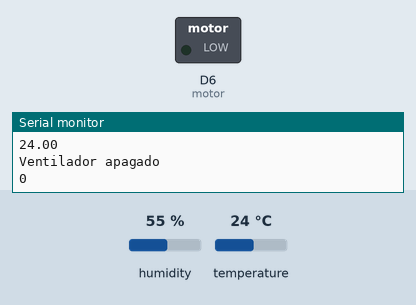
Simulated run of this sketch. Board: ESP8266 (NodeMCU). On the bench: switched loads named in the sketch (green lamp = pin HIGH), the last lines printed to the serial monitor. Inputs (shaded band) come from the test bench; at power-on: temperature 24 °C, humidity 55 %.

Above: at 2.7 s.
2.8 s: temperature set to 26 °C
5.5 s: temperature set to 29 °C
At 6.4 s:
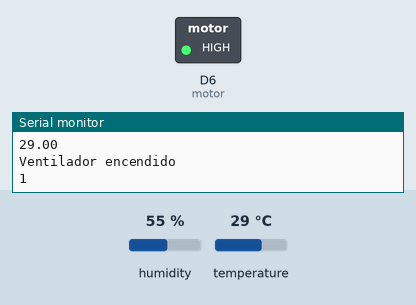
8.2 s: temperature set to 12 °C
At 10.0 s:
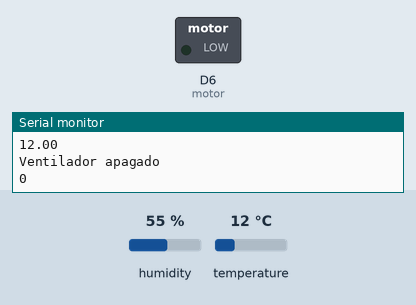
11.1 s: temperature set to 28 °C
At 12.4 s:
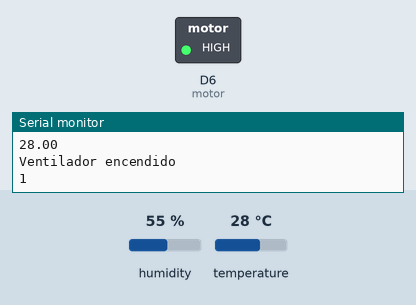
Timing chart, 0 to 14.1 s (numbered marks = the images above; inputs shaded):
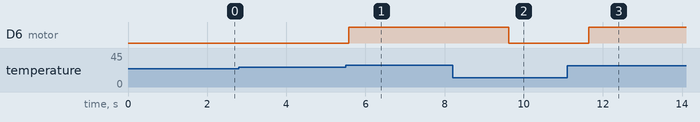

Measured:
- the behaviour switches between 27 and 28 °C on temperature (found by bisection; images 0 and 1)
- after the input at 5.5 s, D6 (motor): LOW → HIGH after 0.07 s
- after the input at 8.2 s, D6 (motor): HIGH → LOW after 1.4 s
- after the input at 11.1 s, D6 (motor): LOW → HIGH after 0.55 s

The sketch:

Ventilador.ino
```cpp
/****************************************
 * Include Libraries
 ****************************************/
#include "UbidotsESPMQTT.h"
#include "DHT.h" //cargamos la librería DHT
#define DHTPIN D3 //Seleccionamos el pin en el que se //conectará el sensor
#define DHTTYPE DHT11 //Se selecciona el DHT11 (hay //otros DHT)

/****************************************
 * Define Constants
 ****************************************/
#define TOKEN "...." // Your Ubidots TOKEN
#define WIFINAME "...." //Your SSID
#define WIFIPASS "....." // Your Wifi Pass
#define MQTTCLIENTNAME "....." // Your MQTT Client Name, it must be unique so we recommend to choose a random ASCCI name


#define motor D6

DHT dht(DHTPIN, DHTTYPE);

Ubidots client(TOKEN, MQTTCLIENTNAME);

/****************************************
 * Auxiliar Functions
 ****************************************/

void callback(char* topic, byte* payload, unsigned int length) {
  Serial.print("Message arrived [");
  Serial.print(topic);
  Serial.print("] ");
  for (int i=0;i<length;i++) {
    Serial.print((char)payload[i]);
  }
  Serial.println();
}

/****************************************
 * Main Functions
 ****************************************/

void setup() {
  // put your setup code here, to run once:
  Serial.begin(115200);
  dht.begin();
  pinMode(motor, OUTPUT);
  client.wifiConnection(WIFINAME, WIFIPASS);
  client.begin(callback);
  }

void loop() {
  // put your main code here, to run repeatedly:
  if(!client.connected()){
      client.reconnect();
      }

  float t = dht.readTemperature();


  Serial.println("Temperatura: ");
  Serial.println(t);


  if (t > 27){
    digitalWrite(motor, HIGH);
    Serial.println("Ventilador encendido");
    Serial.println(digitalRead(motor));
  }
  else
  {
    digitalWrite(motor, LOW);
    Serial.println("Ventilador apagado");
    Serial.println(digitalRead(motor));
  }

  delay(2000);

  client.add("temperature", t); //Insert your variable Labels and the value to be sent
  client.ubidotsPublish("control");
  client.loop();
  }
```
